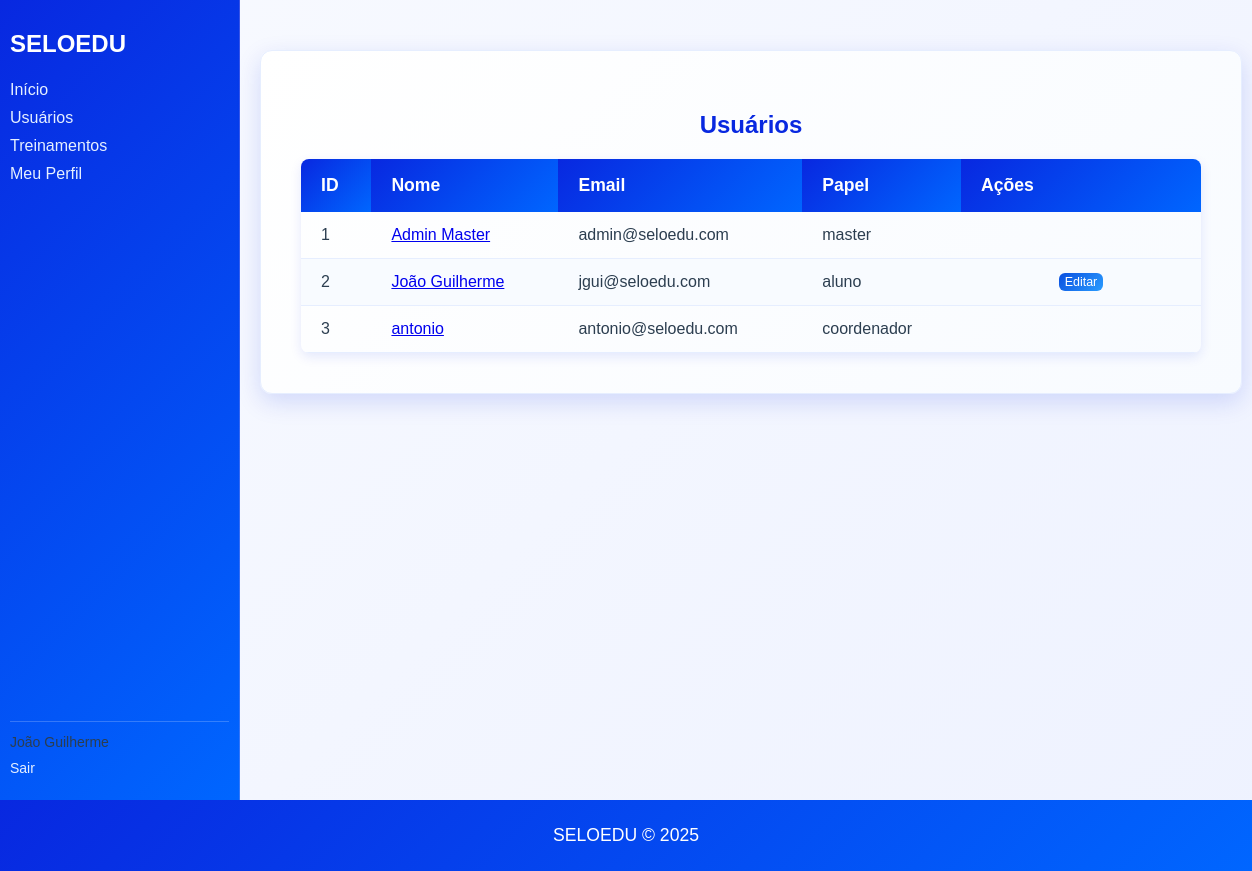
Screenshot of /users/ (signed in) with the database file from the repository.
### models/users.py (models this page shows, shortened)
class User(UserMixin, db.Model):
	__tablename__ = 'users'
	id = db.Column(db.Integer, primary_key=True)
	nome = db.Column(db.String(120), nullable=False)
	email = db.Column(db.String(150), unique=True, nullable=False)
	password_hash = db.Column(db.String(256), nullable=True)
	role = db.Column(db.String(50), default='user')
	ativo = db.Column(db.Boolean, default=True)
	profile = db.relationship(
		'Profile',
		uselist=False,
		back_populates='user',
		cascade='all, delete-orphan',
		passive_deletes=True
	)

### views/users.py (the view)
    @login_required
    def list_users(self):
        try:
            users = User.query.filter_by(ativo=True).all()
            return render_template('users/index.html', usuarios=users)
        except Exception as e:
            flash(f'Erro ao carregar usuários: {str(e)}', 'error')
            return render_template('users/index.html', usuarios=[])

### models/users.py (called while the page is built)
@login_manager.user_loader
def load_user(user_id):
	try:
		return User.query.get(int(user_id))
	except Exception:
		return None

### templates/users/index.html (shortened to what this page needs)
{% extends "base.html" %}
{% block content %}
  <div class="users-container">
    <h2 class="users-header">Usuários</h2>
    {% if usuarios %}
      <table>
        <thead>
          <tr>
            <th>ID</th>
            <th>Nome</th>
            <th>Email</th>
            <th>Papel</th>
            <th>Ações</th>
          </tr>
        </thead>
        <tbody>
          {% for u in usuarios %}
            <tr>
              <td>{{ u.id }}</td>
              <td><a href="{{ url_for('users.show', user_id=u.id) }}">{{ u.nome }}</a></td>
              <td>{{ u.email }}</td>
              <td>{{ u.role }}</td>
              <td class="actions">
                <div class="action-group">
                  {% if current_user.is_authenticated and (current_user.role == 'master' or current_user.id == u.id) %}
                    <form action="{{ url_for('users.edit', user_id=u.id) }}" method="get" style="margin:0;display:inline-flex;">
                      <button type="submit" class="btn-small">Editar</button>
                    </form>
                  {% endif %}
                </div>
              </td>
            </tr>
          {% endfor %}
        </tbody>
      </table>
    {% else %}
      <p>Nenhum usuário cadastrado.</p>
    {% endif %}
  </div>
{% endblock %}

### templates/base.html (shortened to what this page needs)
<!DOCTYPE html>
<html lang="pt-BR">
<head>
    <link rel="stylesheet" href="{{ url_for('static', filename='custom.css') }}">
</head>
<body>
    <div class="layout" id="app-layout">
        {% if current_user.is_authenticated %}
        <aside id="sidebar">
            <div style="display:flex; align-items:center; justify-content:flex-start; margin-bottom:8px;">
                <h2>SELOEDU</h2>
            </div>
            <nav>
                <ul>
                    <li><a href="{{ url_for('users.dashboard') }}">Início</a></li>
                    <li><a href="{{ url_for('users.index') }}">Usuários</a></li>
                    <li><a href="{{ url_for('treinamento.listar') }}">Treinamentos</a></li>
                    <li><a href="{{ url_for('users.profile') }}">Meu Perfil</a></li>
                </ul>
            </nav>
            <div class="sidebar-footer">
                <p>{{ current_user.nome }}</p>
                <ul>
                    <li><a href="{{ url_for('auth.logout') }}">Sair</a></li>
                </ul>
            </div>
        </aside>
        {% endif %}
        <main>
            {% block content %}{% endblock %}
        </main>
    </div>
    <footer>
        <p>SELOEDU © 2025</p>
    </footer>
</body>
</html>

### Static/custom.css (style rules this page uses)
body { font-family: 'Arial', sans-serif; background: linear-gradient(135deg, #f8faff 0%, #eef2ff 100%); margin: 0; padding: 0; color: #2c3e50; display: flex; flex-direction: column; min-height: 100vh; }
main { flex: 1; padding: 20px; display: flex; flex-direction: column; align-items: center; }
footer { background: linear-gradient(135deg, #0828e0 0%, #0066ff 100%); color: white; text-align: center; padding: 25px; margin-top: auto; width: 100%; box-sizing: border-box; font-weight: 500; }
footer p { margin: 0; font-size: 1.1em; }
.users-container { background: linear-gradient(135deg, #ffffff 0%, #f8fbff 100%); padding: 40px; border-radius: 12px; box-shadow: 0 8px 25px rgba(8, 40, 224, 0.15); width: 100%; max-width: 900px; margin: 30px auto; border: 1px solid #e6eeff; }
table { width: 100%; border-collapse: collapse; margin-top: 20px; border-radius: 8px; overflow: hidden; box-shadow: 0 4px 12px rgba(8, 40, 224, 0.1); }
table th { background: linear-gradient(135deg, #0828e0 0%, #0066ff 100%); color: white; padding: 16px 20px; text-align: left; font-weight: 600; font-size: 1.1em; }
table td { padding: 14px 20px; border-bottom: 1px solid #e6eeff; color: #2c3e50; }
table tr:nth-child(even) { background-color: #f8fbff; }
.btn-small { padding: 2px 6px; font-size: 0.78em; border-radius: 6px; background: linear-gradient(135deg, #0a4fe0 0%, #2a9cff 100%); color: white; border: none; cursor: pointer; text-decoration: none; display: inline-block; vertical-align: middle; }
.action-group { display: flex; gap: 4px; align-items: center; justify-content: center; }
table td.actions { white-space: nowrap; width: 200px; }
.button-home, .btn-small, .no-underline { text-decoration: none; }
.users-header { text-align: center; color: #0828e0; margin-bottom: 16px; font-weight: 700; }
.layout { display: grid; grid-template-columns: 240px 1fr; min-height: 100vh; }
aside { background: linear-gradient(135deg, #0828e0 0%, #0066ff 100%); padding: 10px; display: flex; flex-direction: column; justify-content: flex-start; border-right: 1px solid rgba(255,255,255,0.2); }
aside h2 { margin-bottom: 5px; text-align: left; color: #ffffff; }
aside nav ul { list-style: none; padding: 0; margin: 0; }
aside nav li { margin: 10px 0; }
aside nav a { text-decoration: none; color: #e6f0ff; font-weight: 500; }
.sidebar-footer { border-top: 1px solid rgba(255,255,255,0.2); padding-top: 10px; font-size: 14px; margin-top: auto; }
.sidebar-footer p { margin: 2px 0; }
.sidebar-footer ul { list-style: none; padding: 0; margin-top: 10px; }
.sidebar-footer li { margin: 6px 0; }
.sidebar-footer a { text-decoration: none; color: #e6f0ff; }
main { padding: 20px; }

### rows the page displays
User: nome "João Guilherme", id "2", email "jgui@seloedu.com", role "aluno"
User: id "1", nome "Admin Master", email "admin@seloedu.com", role "master"
User: id "3", nome "antonio", email "antonio@seloedu.com", role "coordenador"
